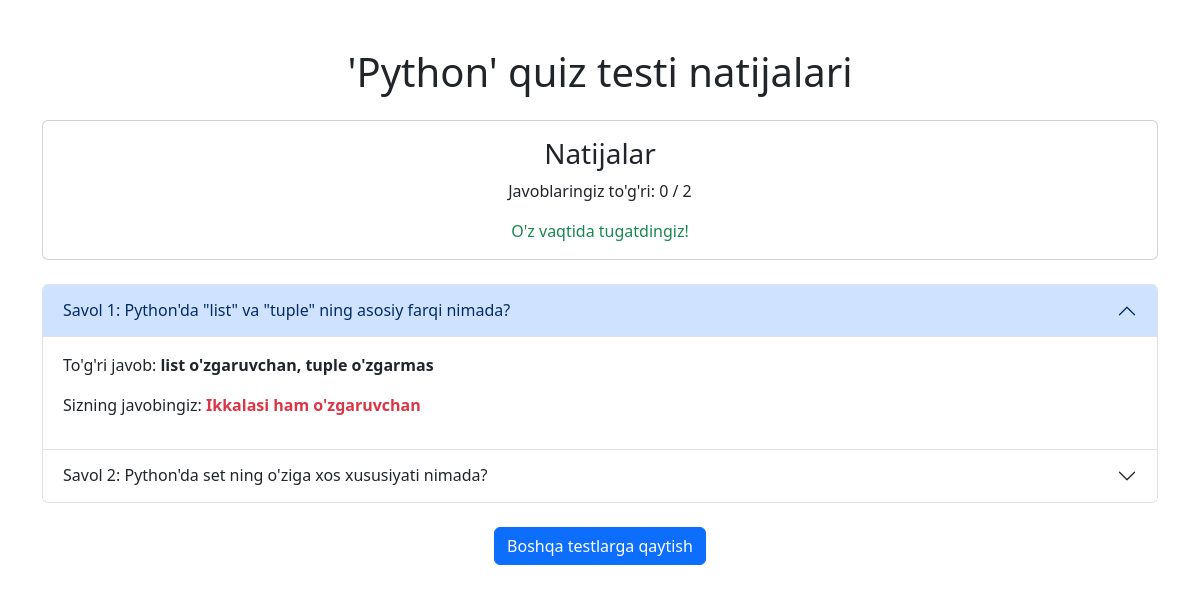
/result/23/ (signed in), run on the app's committed database.
### quiz/models.py (models this page shows, shortened)
class Answer(models.Model):
    quiz = models.ForeignKey(Quiz, on_delete=models.CASCADE)
    author = models.ForeignKey(User, on_delete=models.CASCADE)
    start_time = models.DateTimeField()
    end_time = models.DateTimeField()
    is_late = models.BooleanField()

class Quiz(models.Model):
    name = models.CharField(max_length=100)
    author = models.ForeignKey(User, on_delete=models.CASCADE)
    amount = models.IntegerField()

class AnswerDetail(models.Model):
    answer = models.ForeignKey(Answer, on_delete=models.CASCADE)
    question = models.ForeignKey(Question, on_delete=models.CASCADE)
    user_choice = models.ForeignKey(Option, on_delete=models.CASCADE)
    @property
    def is_correct(self):
        return self.user_choice == self.question.correct_option

class Question(models.Model):
    name = models.CharField(max_length=255)
    set = models.ForeignKey(QuestionSet, on_delete=models.CASCADE)
    @property
    def correct_option(self):
        return Option.objects.get(question=self, correct=True)

class Option(models.Model):
    name = models.CharField(max_length=100)
    question = models.ForeignKey(Question, on_delete=models.CASCADE)
    correct = models.BooleanField(default=False)

### quiz/views.py (the view)
# urls.py: path('result/<int:answer_id>/', quiz_result, name='quiz_result'),
@login_required
def quiz_result(request, answer_id):
    answer = get_object_or_404(Answer, id=answer_id)
    details = AnswerDetail.objects.filter(answer=answer)
    correct_count = sum(detail.is_correct for detail in details)
    total_questions = details.count()
    return render(request, 'quiz_result.html', {
        'answer': answer,
        'details': details,
        'correct_count': correct_count,
        'total_questions': total_questions
    })

### templates/quiz_result.html (shortened to what this page needs)
<!DOCTYPE html>
<html lang="en">
<head>
    <link href="https://cdn.jsdelivr.net/npm/bootstrap@5.3.0/dist/css/bootstrap.min.css" rel="stylesheet">
</head>
<body>
    <div class="container mt-5">
        <h1 class="mb-4 text-center">'{{ answer.quiz.name }}' quiz testi natijalari</h1>
        <div class="card mb-4">
            <div class="card-body text-center">
                <h3 class="card-title">Natijalar</h3>
                <p class="card-text">Javoblaringiz to'g'ri: {{ correct_count }} / {{ total_questions }}</p>
                <p class="card-text {% if answer.is_late %}text-danger{% else %}text-success{% endif %}">
                    {% if answer.is_late %}
                        Keçikdiz!
                    {% else %}
                        O'z vaqtida tugatdingiz!
                    {% endif %}
                </p>
            </div>
        </div>
        <div class="accordion" id="resultAccordion">
            {% for detail in answer.answerdetail_set.all %}
            <div class="accordion-item">
                <h2 class="accordion-header" id="heading{{ forloop.counter }}">
                    <button class="accordion-button {% if not forloop.first %}collapsed{% endif %}" type="button" data-bs-toggle="collapse" data-bs-target="#collapse{{ forloop.counter }}" aria-expanded="true" aria-controls="collapse{{ forloop.counter }}">
                        Savol {{ forloop.counter }}: {{ detail.question.name }}
                    </button>
                </h2>
                <div id="collapse{{ forloop.counter }}" class="accordion-collapse collapse {% if forloop.first %}show{% endif %}" aria-labelledby="heading{{ forloop.counter }}" data-bs-parent="#resultAccordion">
                    <div class="accordion-body">
                        <p>To'g'ri javob: <strong>{{ detail.question.correct_option.name }}</strong></p>
                        <p>Sizning javobingiz: <strong class="{% if detail.is_correct %}text-success{% else %}text-danger{% endif %}">
                            {{ detail.user_choice.name }}
                        </strong></p>
                    </div>
                </div>
            </div>
            {% endfor %}
        </div>
        <div class="text-center mt-4">
            <a href="{% url 'quiz_list' %}" class="btn btn-primary">Boshqa testlarga qaytish</a>
        </div>
    </div>
</body>
</html>

### data on the page
Answer: quiz.name "Python"
AnswerDetail: question.name "Python'da \"list\" va \"tuple\" ning asosiy farqi nimada?", question.correct_option.name "list o'zgaruvchan, tuple o'zgarmas", user_choice.name "Ikkalasi ham o'zgaruvchan"
AnswerDetail: question.name "Python'da set ning o'ziga xos xususiyati nimada?"

### other printed values
{{ correct_count }} "0"
{{ total_questions }} "2"
